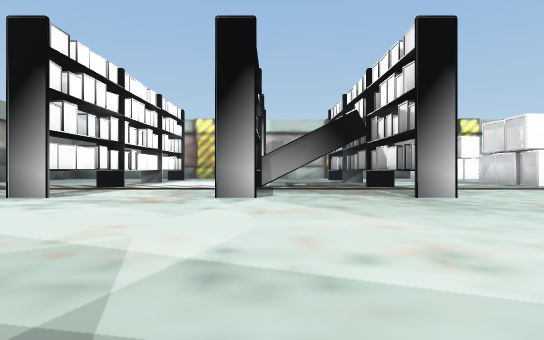
view 1 (above)

24 first-person views from a walk through a 3-D level made in the Unity game engine. The camera is 0.46 m above the floor, looks level and sees 75° across. The floor is counted in squares, 1 m on a side. Each view is taken from the middle of a square. On the plan, view 1 faces up. The plan holds only what a view shows up to about 9 squares ahead; the rest is blank. The place goes on beyond the plan. The player is left out.

view 2
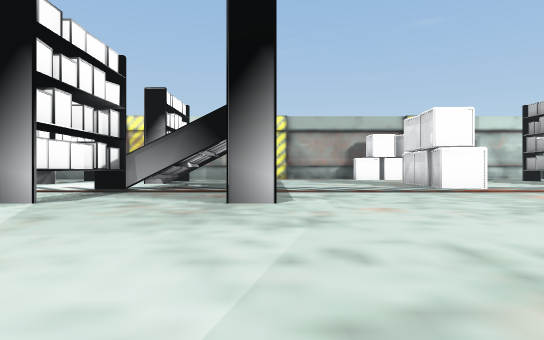

view 3
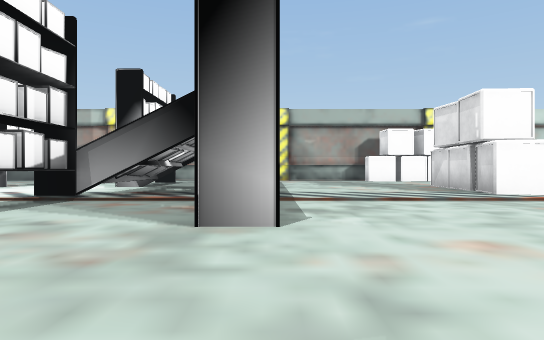

view 4
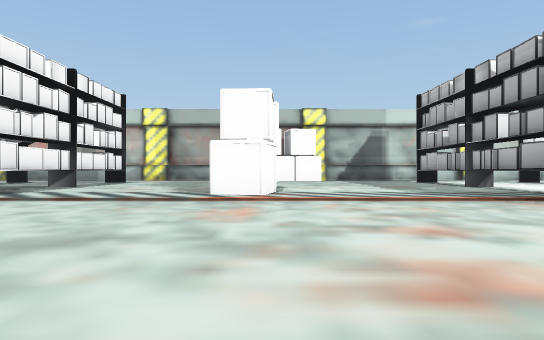

view 5
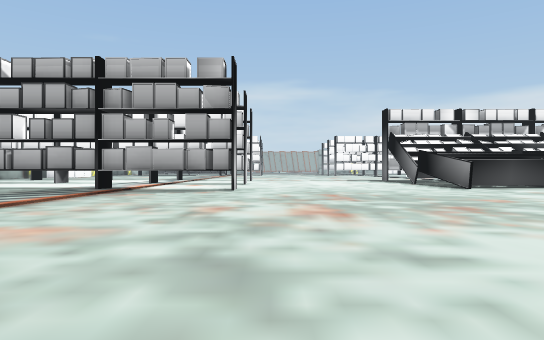

view 6
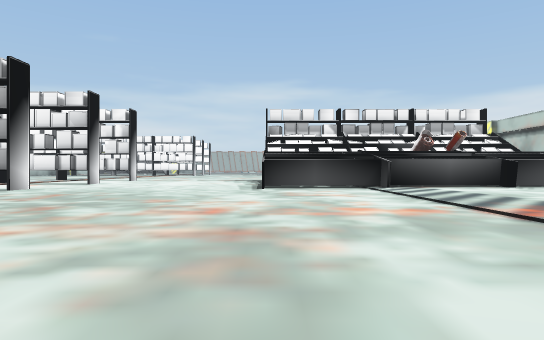

view 7
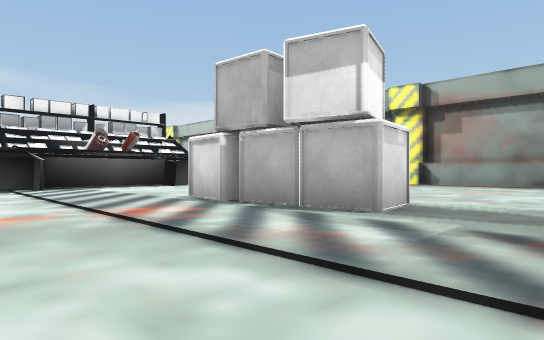

view 8
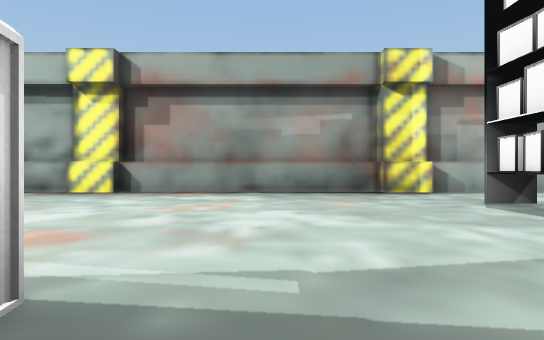

view 9
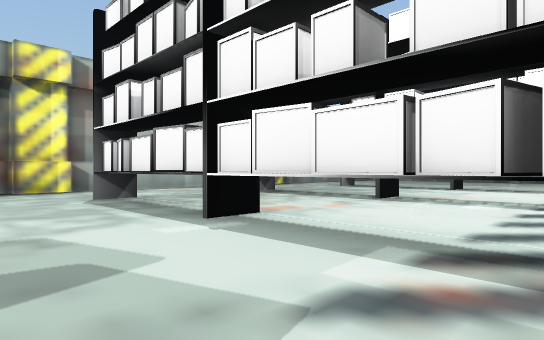

view 10
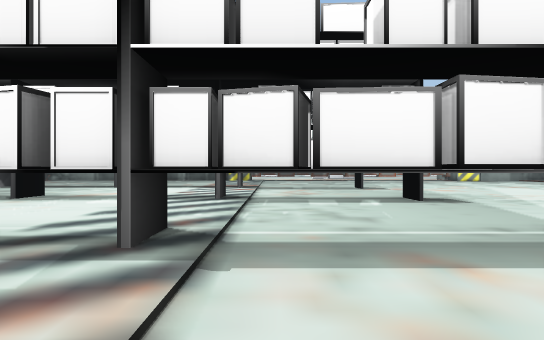

view 11
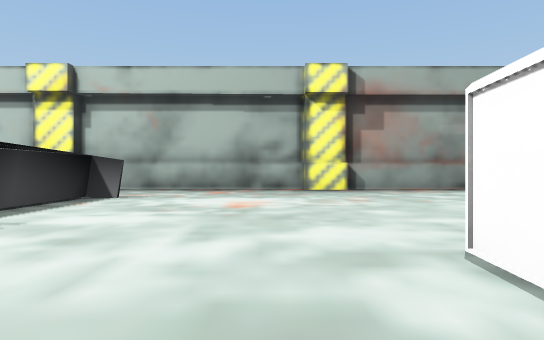

view 12
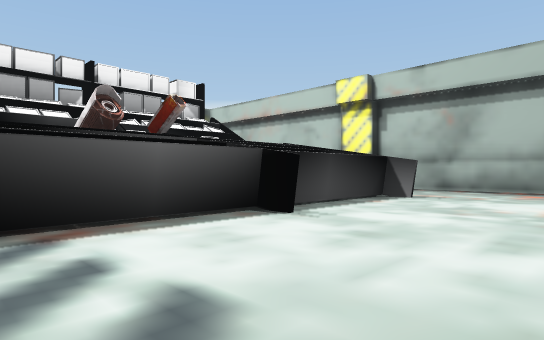

view 13
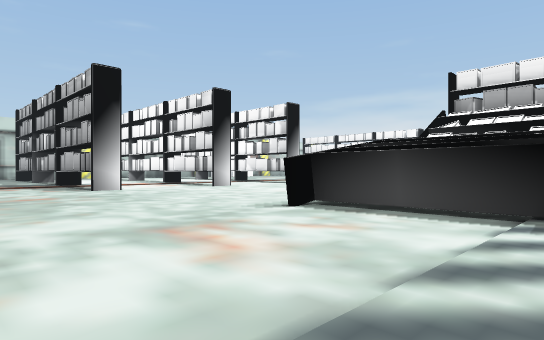

view 14
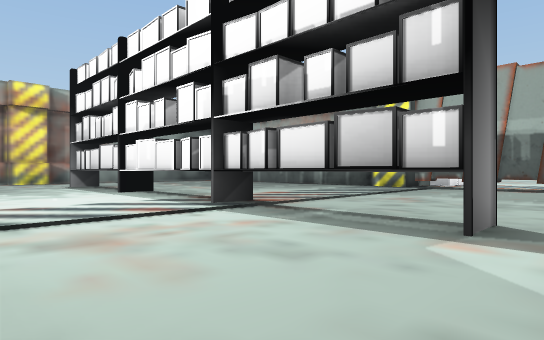

view 15
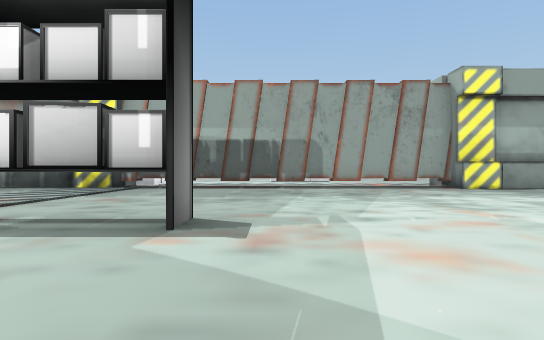

view 16
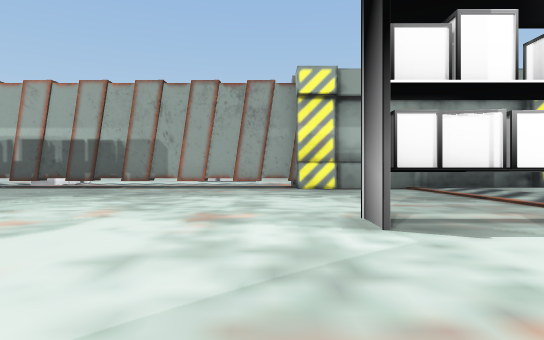

view 17
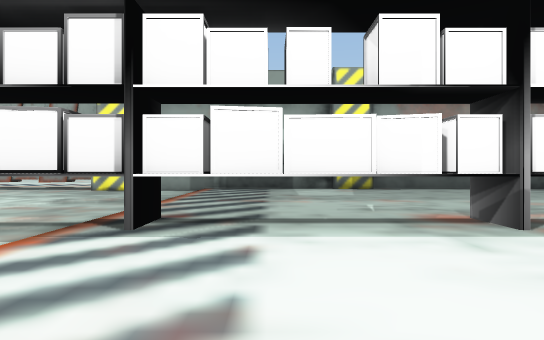

view 18
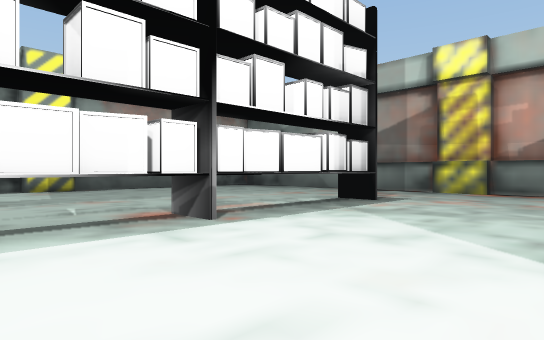

view 19
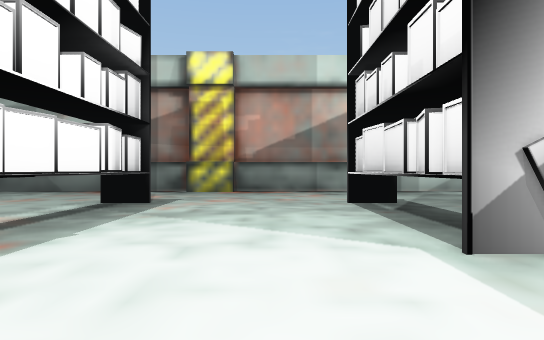

view 20
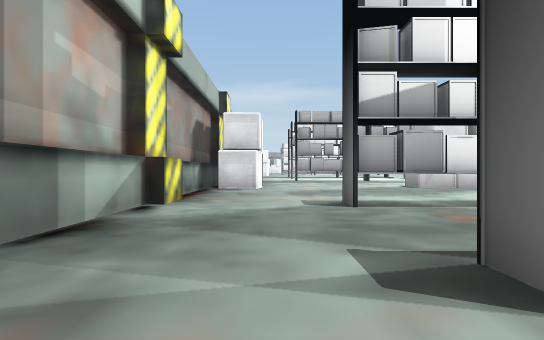

view 21
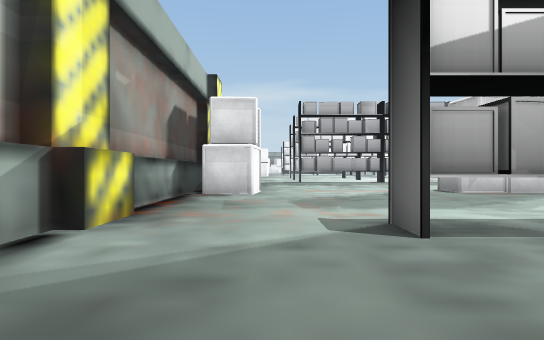

view 22
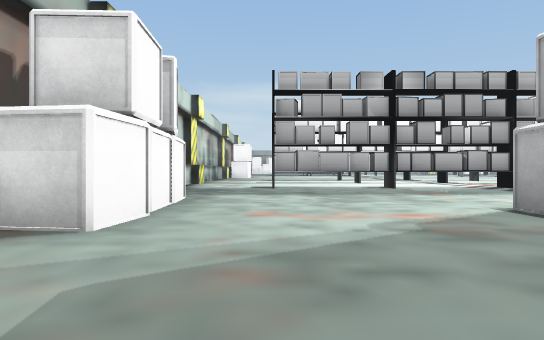

view 23
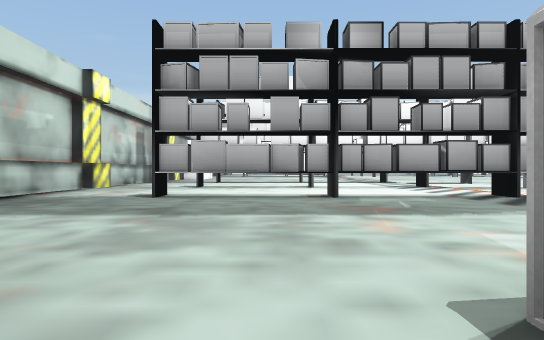

view 24
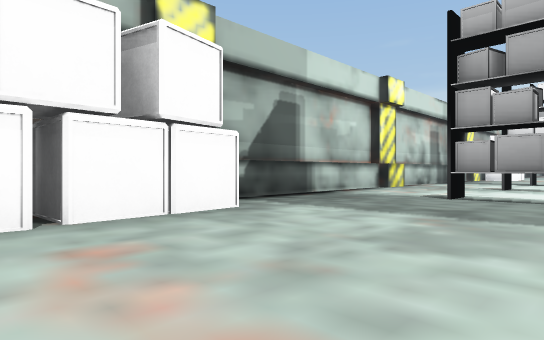

### Floor plan
Key: @ floor where view 1 was taken; # wall or solid block; x gap in a wall; . main floor; - floor 0.05 m lower than the main floor; T thing the floor can be seen under or through; C crate; O other object.
Columns run from 10 left of view 1 to 15 right of it. Each row starts with its distance up from view 1.
 18   ########################
 17 #  ..............CCCC.....
 16 #.................C.......
 15 #.........................
 14 #.....T..#...#.........T..
 13 #.....T..#.  #.........T..
 12 #.....T..#OO.x...CC....x..
 11 #.....T...OO.#...CC....T..
 10 #.....T...OO.#...CC....T..
  9 #.....T..#OO.#...CC....T..
  8 #-----T--#---#---------T--
  7 #-----T--#---#---------#-
  6 #-----T--#---#---------#-
  5  ------------------------
  4  -------------------------
  3  --------------- ---------
  2  --------------  ---------
  1  -------------  ----------
  0 #-----T--#@--T ---------OO
 -1 #-----T--#---T----------OO
 -2 #-----T--#---T----------OO
 -3 #.....T..#...T..........OO
 -4 #.....T.. ...T....CCC...OO
 -5 #.....T.. ...T...CCCC...OO
 -6 #   ..T..#...T..........OO
 -7     ..#..#...T..........OO
 -8       #..#...T..........OO
 -9        .................OO
-10           ...............
-11           ...............
-12           ################

Positions as (right, up) in squares from view 1, and headings:
1: (0, 0), facing up
2: (3, 1), facing up
3: (3, 3), facing up
4: (8, 3), facing up
5: (5, 5), facing right
6: (5, 0), facing right
7: (5, -1), facing down-right
8: (6, -4), facing down
9: (5, -3), facing down-left
10: (5, -2), facing left
11: (11, -3), facing down
12: (11, -3), facing down-right
13: (10, -3), facing up-right
14: (-1, 1), facing down-left
15: (-1, 1), facing left
16: (-1, 5), facing left
17: (-1, 10), facing left
18: (-1, 10), facing up-left
19: (-2, 10), facing up
20: (-2, 16), facing right
21: (0, 16), facing right
22: (4, 15), facing right
23: (7, 13), facing right
24: (7, 13), facing up-right
